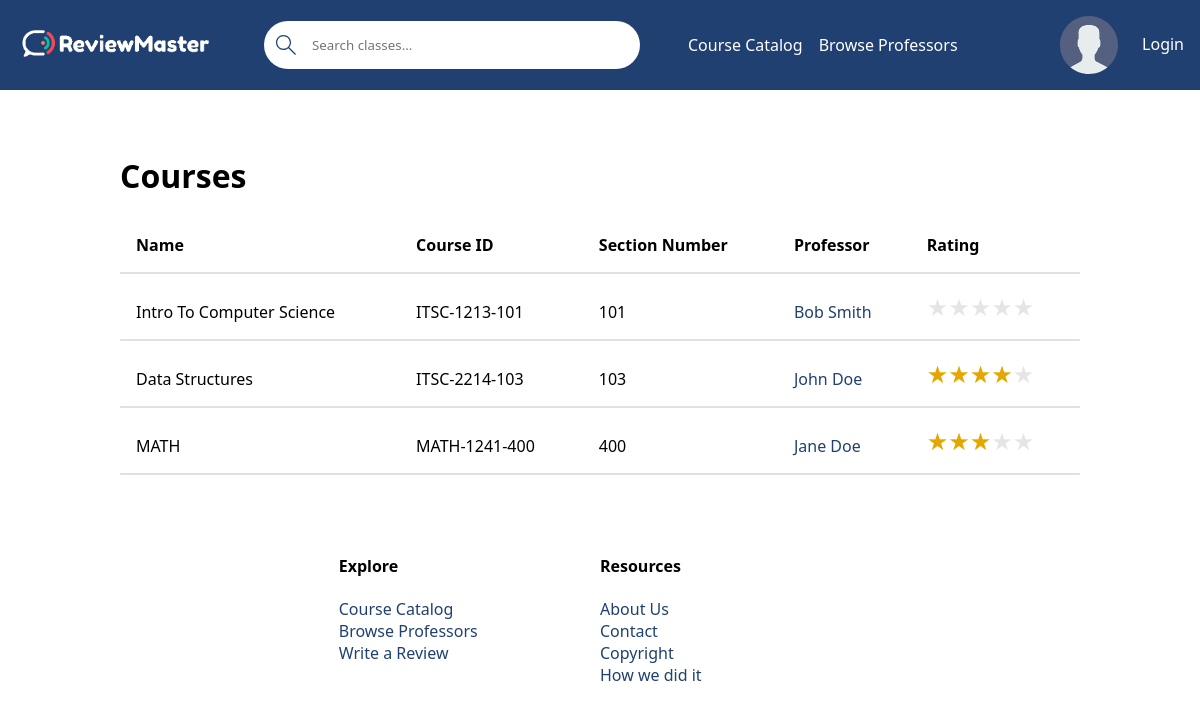
/pick-courses/, run on the app's committed database.
### base/models.py (models this page shows, shortened)
class Course(models.Model):
    name = models.CharField(max_length=200)  # Ex: Software Engineering
    department = models.ForeignKey(Department, null=True,  on_delete=models.SET_NULL)  # NOT SURE IF SET NULL IS GOOD HERE
    number = models.IntegerField(null=False)  # Ex: 3155
    students = models.ManyToManyField(User, related_name='students', blank=True)  # The students who are taking the course
    professor = models.ForeignKey(Professor, related_name='professor', on_delete=models.SET_NULL, null=True)  # The professor who teach the course
    section_number = models.IntegerField() # EX: 100
    credit_hours = models.IntegerField() # EX: 3
    class Meta:
        ordering = ['department', 'number', 'section_number']  # Order by department, number, and section number.
    def __str__(self):
        return f'{self.department}-{self.number}-{self.section_number}'  # Calling will return DEPT-####-###

class Department(models.Model):
    name = models.CharField(max_length=4)  # EX: ITSC, MATH, ITIS, etc
    def __str__(self):
        return self.name  # Calling Department will return name

class Professor(models.Model):
    name = models.CharField(max_length=100)  # First & Last Name (John Doe)
    avatar = models.ImageField(null=True, default='avatar.svg')
    def rating(self):
        total = 0
        for review in self.review_set.all():
            total += review.rating
        if total == 0: # If no ratings we return 0
            return 'N/A'
        return f'{round(total / self.review_set.all().count(), 1)} / 5' # Rounds to tens place.
    def __str__(self):
        return self.name  # Calling Professor will return name

class Review(models.Model):
    professor = models.ForeignKey(Professor, on_delete=models.CASCADE)
    student = models.ForeignKey(User, on_delete=models.CASCADE)
    rating = models.IntegerField()
    course = models.ForeignKey(Course, related_name='course', on_delete=models.SET_NULL, null=True)
    review = models.TextField(null=True, blank=True)

### base/views/views_courses.py (the view)
# urls.py: path('pick-courses/',pick_courses, name='courses'),
def pick_courses(request):
    q = request.GET.get('q') if request.GET.get('q') != None else ''
    if q != '':
        courses = Course.objects.filter(
            Q(name__icontains=q) |
            Q(department__name__icontains=q) |
            Q(number__icontains=q) |
            Q(professor__name__icontains=q)
        )
    else:
        courses = Course.objects.all()  # get all courses, will be filtered in the future
    context = {
        'departments': Department.objects.all(),
        'courses': courses,
        'q': q
    }
    return render(request, 'base/courses.html', context)

### base/templates/base/courses.html (shortened to what this page needs)
{% extends 'main.html' %}
{% block content %}
    <main>
        <h1>Courses</h1>
        {% include 'base/courses_component.html' %}
    </main>
{% endblock content %}

### base/templates/base/courses_component.html (shortened to what this page needs)
<table>
    <thead>
        <tr>
            <th>Name</th>
            <th>Course ID</th>
            <th>Section Number</th>
            <th>Professor</th>
            <th>Rating</th>
        </tr>
    </thead>
    <tbody>
        {% for course in courses %}
            <tr>
                <td>{{ course.name }}</td>
                <td>{{ course }}</td>
                <td>{{ course.section_number }}</td>
                <td><a href="{% url 'professor-reviews' course.professor.name %}">{{ course.professor }}</a></td>
                <td><div class="container-rating"><span class="star-rating star-rating-{{ course.professor.rating|slice:":1" }}"></span></div></td>
            </tr>
        {% endfor %}
    </tbody>
</table>

### static/styles/styles.css (style rules this page uses)
:root { --primary-color: #204071; --secondary-color: #2a9d8f; --light-color: #ffffff; --error-color: #ba2d3d; --success-color: #2a9d8f; --dark-gray: #495057; --light-grey: #dee2e6; --star-color: #ffb900; --star-color-hover: gold; --star-color-active: #ea0; }
* { font-family: "Segoe UI", Roboto, Oxygen, Ubuntu, Cantarell, "Open Sans", "Helvetica Neue", sans-serif; margin: 0; padding: 0; box-sizing: border-box; text-rendering: optimizeLegibility; }
main:not(.home) { width: 80%; margin: 4rem auto; }
h1 { margin-bottom: 0.67em; }
a { color: var(--primary-color); text-decoration: none; }
.container-rating { font-size: 1.5rem; }
.star-rating::before { content: "★★★★★"; }
.star-rating { display: inline-block; background-clip: text; color: rgba(0, 0, 0, 0.1); }
.star-rating-3 { background-image: linear-gradient( to right, var(--star-color) 0%, var(--star-color) 60%, transparent 60%, transparent 100% ); }
.star-rating-4 { background-image: linear-gradient( to right, var(--star-color) 0%, var(--star-color) 80%, transparent 80%, transparent 100% ); }
table { width: 100%; max-width: 100%; margin-bottom: 1rem; border-collapse: collapse; }
table th, table td { padding: 1rem; text-align: left; vertical-align: bottom; border-bottom: 2px solid var(--light-grey); }

### data on the page
Course: name "Intro To Computer Science", department+number+section_number "ITSC-1213-101", section_number "101", professor "Bob Smith"
Course: name "Data Structures", department+number+section_number "ITSC-2214-103", section_number "103", professor "John Doe"
Course: name "MATH", department+number+section_number "MATH-1241-400", section_number "400", professor "Jane Doe"
